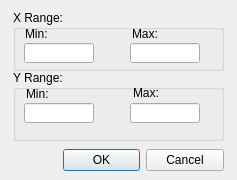
<?xml version="1.0" encoding="UTF-8"?>
<ui version="4.0">
 <class>AxseScaleDialog</class>
 <widget class="QDialog" name="AxseScaleDialog">
  <property name="geometry">
   <rect>
    <x>0</x>
    <y>0</y>
    <width>237</width>
    <height>180</height>
   </rect>
  </property>
  <property name="focusPolicy">
   <enum>Qt::TabFocus</enum>
  </property>
  <property name="windowTitle">
   <string>Dialog</string>
  </property>
  <widget class="QDialogButtonBox" name="buttonBox">
   <property name="geometry">
    <rect>
     <x>63</x>
     <y>140</y>
     <width>161</width>
     <height>40</height>
    </rect>
   </property>
   <property name="orientation">
    <enum>Qt::Horizontal</enum>
   </property>
   <property name="standardButtons">
    <set>QDialogButtonBox::Cancel|QDialogButtonBox::Ok</set>
   </property>
  </widget>
  <widget class="QGroupBox" name="groupBox">
   <property name="geometry">
    <rect>
     <x>13</x>
     <y>10</y>
     <width>211</width>
     <height>61</height>
    </rect>
   </property>
   <property name="title">
    <string>X Range:</string>
   </property>
   <widget class="QLineEdit" name="lineEditMinX">
    <property name="geometry">
     <rect>
      <x>11</x>
      <y>33</y>
      <width>70</width>
      <height>20</height>
     </rect>
    </property>
   </widget>
   <widget class="QLineEdit" name="lineEditMaxX">
    <property name="geometry">
     <rect>
      <x>117</x>
      <y>33</y>
      <width>70</width>
      <height>20</height>
     </rect>
    </property>
   </widget>
   <widget class="QLabel" name="label_2">
    <property name="geometry">
     <rect>
      <x>119</x>
      <y>16</y>
      <width>41</width>
      <height>16</height>
     </rect>
    </property>
    <property name="text">
     <string>Max:</string>
    </property>
   </widget>
   <widget class="QLabel" name="label">
    <property name="geometry">
     <rect>
      <x>12</x>
      <y>14</y>
      <width>41</width>
      <height>20</height>
     </rect>
    </property>
    <property name="text">
     <string>Min:</string>
    </property>
   </widget>
  </widget>
  <widget class="QGroupBox" name="groupBox_2">
   <property name="geometry">
    <rect>
     <x>13</x>
     <y>70</y>
     <width>211</width>
     <height>71</height>
    </rect>
   </property>
   <property name="focusPolicy">
    <enum>Qt::NoFocus</enum>
   </property>
   <property name="title">
    <string>Y Range:</string>
   </property>
   <widget class="QLineEdit" name="lineEditMaxY">
    <property name="geometry">
     <rect>
      <x>117</x>
      <y>33</y>
      <width>70</width>
      <height>20</height>
     </rect>
    </property>
   </widget>
   <widget class="QLineEdit" name="lineEditMinY">
    <property name="geometry">
     <rect>
      <x>11</x>
      <y>33</y>
      <width>70</width>
      <height>20</height>
     </rect>
    </property>
   </widget>
   <widget class="QLabel" name="label_7">
    <property name="geometry">
     <rect>
      <x>120</x>
      <y>15</y>
      <width>41</width>
      <height>16</height>
     </rect>
    </property>
    <property name="text">
     <string>Max:</string>
    </property>
   </widget>
   <widget class="QLabel" name="label_8">
    <property name="geometry">
     <rect>
      <x>13</x>
      <y>14</y>
      <width>41</width>
      <height>20</height>
     </rect>
    </property>
    <property name="text">
     <string>Min:</string>
    </property>
   </widget>
   <zorder>lineEditMaxY</zorder>
   <zorder>label_7</zorder>
   <zorder>label_8</zorder>
   <zorder>lineEditMinY</zorder>
  </widget>
 </widget>
 <resources/>
 <connections>
  <connection>
   <sender>buttonBox</sender>
   <signal>accepted()</signal>
   <receiver>AxseScaleDialog</receiver>
   <slot>accept()</slot>
   <hints>
    <hint type="sourcelabel">
     <x>248</x>
     <y>254</y>
    </hint>
    <hint type="destinationlabel">
     <x>157</x>
     <y>274</y>
    </hint>
   </hints>
  </connection>
  <connection>
   <sender>buttonBox</sender>
   <signal>rejected()</signal>
   <receiver>AxseScaleDialog</receiver>
   <slot>reject()</slot>
   <hints>
    <hint type="sourcelabel">
     <x>316</x>
     <y>260</y>
    </hint>
    <hint type="destinationlabel">
     <x>286</x>
     <y>274</y>
    </hint>
   </hints>
  </connection>
 </connections>
</ui>
